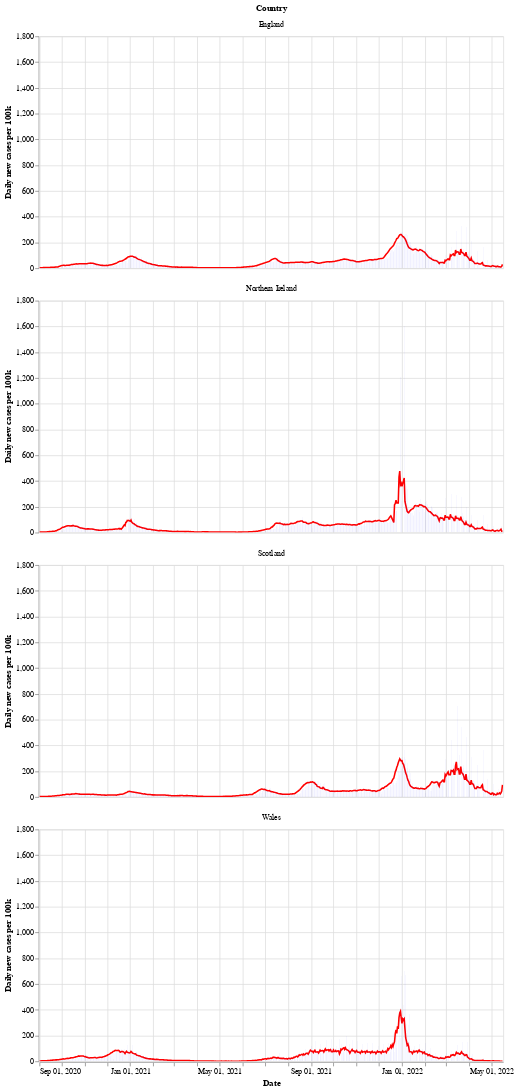

The notebook cell this image was saved under:
### Markdown cell above
Next is a bar chart of the number of new cases in each country (per 100k population), with the 7 day moving average of cases. Again we see that Wales saw a longer period of raising and falling cases compared to the other countries.

After a period of cases falling, each nation is now seeing a rise in the number of cases - especially in Wales.

### Code cell
# collapse
bars = alt.Chart(uk_cases).mark_bar().encode(
    x=alt.X("yearmonthdate(date):T", axis=alt.Axis(title='Date')),
    y=alt.Y("newCasesRate:Q", axis=alt.Axis(title='Daily new cases per 100k')),
    tooltip='newCasesRate',
    color=alt.condition(
        alt.datum.dailyChange > 0,
        alt.value("orange"),  # The positive color
        alt.value("blue")  # The negative color
    )
).properties(title='New cases per 100k population with rolling 7 day average', width=600).interactive()
line = alt.Chart(uk_cases).mark_line(
    color='red',
    size=2,
).transform_window(
    rolling_mean='mean(newCasesRate)',
    frame=[0, 7],
    groupby=['areaName']
).encode(
    x='yearmonthdate(date):T',
    y='rolling_mean:Q'
)
alt.layer(line, bars, data=uk_cases).facet(alt.Row('areaName', title='Country'), columns=1)

### Figure 1 — Vega-Lite specification as saved in the notebook (floating-point values rounded to 4 significant figures; data arrays with more than 128 entries replaced by an {"elided": "..."} marker saying what was removed)
{"config": {"view": {"continuousWidth": 400, "continuousHeight": 300}}, "data": {"name": "data-d392aa76d2be3d475823df7a38cabaca"}, "facet": {"type": "nominal", "field": "areaName", "title": "Country"}, "spec": {"layer": [{"mark": {"type": "line", "color": "red", "size": 2}, "encoding": {"x": {"type": "temporal", "field": "date", "timeUnit": "yearmonthdate"}, "y": {"type": "quantitative", "field": "rolling_mean"}}, "transform": [{"window": [{"op": "mean", "field": "newCasesRate", "as": "rolling_mean"}], "frame": [0, 7], "groupby": ["areaName"]}]}, {"mark": "bar", "encoding": {"color": {"condition": {"value": "orange", "test": "(datum.dailyChange > 0)"}, "value": "blue"}, "tooltip": {"type": "quantitative", "field": "newCasesRate"}, "x": {"type": "temporal", "axis": {"title": "Date"}, "field": "date", "timeUnit": "yearmonthdate"}, "y": {"type": "quantitative", "axis": {"title": "Daily new cases per 100k"}, "field": "newCasesRate"}}, "selection": {"selector002": {"type": "interval", "bind": "scales", "encodings": ["x", "y"]}}, "title": "New cases per 100k population with rolling 7 day average", "width": 600}]}, "columns": 1, "$schema": "https://vega.github.io/schema/vega-lite/v4.8.1.json", "datasets": {"data-d392aa76d2be3d475823df7a38cabaca": {"elided": "2492 records"}}}
